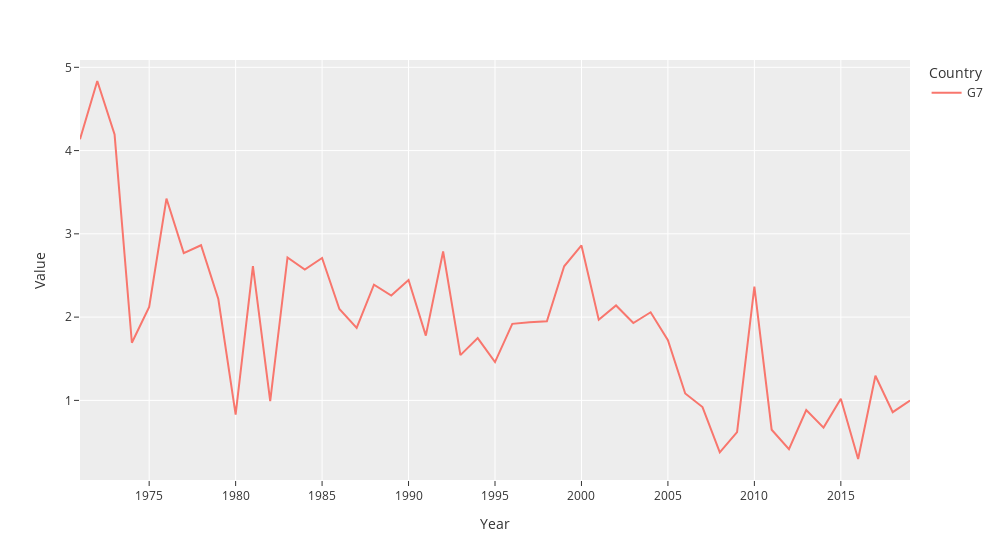

Here is the notebook cell this chart was saved with:
### Code cell
def prod_growth_lineplot(df, countries, subject, kind='line', color='Country', activity=None, trendline=None):
    user_query = query_prod_growth(countries=countries, subject=subject)
    df = df.query(user_query)
    
    if kind == 'line':
        fig = px.line(df, x='Year', y='Value', width=1000, template='ggplot2', color=color)
        fig.show()
    if kind == 'scatter':
        fig = px.scatter(df, x='Year', y='Value', width=1000, template='ggplot2', color=color, trendline=trendline)
        fig.show()
    
prod_growth_lineplot(
    df,
    kind='line',
    countries=['G7'], 
    subject='GDP per hour worked, constant prices',
    trendline='lowess'
)

### Figure 1 — Plotly figure (JSON) as saved in the notebook; plotly's stock layout.template omitted (floating-point values rounded to 4 significant figures)
{"data": [{"hovertemplate": "Country=G7<br>Year=%{x}<br>Value=%{y}<extra></extra>", "legendgroup": "G7", "line": {"color": "#F8766D", "dash": "solid"}, "mode": "lines", "name": "G7", "orientation": "v", "showlegend": true, "type": "scatter", "x": [1971, 1972, 1973, 1974, 1975, 1976, 1977, 1978, 1979, 1980, 1981, 1982, 1983, 1984, 1985, 1986, 1987, 1988, 1989, 1990, 1991, 1992, 1993, 1994, 1995, 1996, 1997, 1998, 1999, 2000, 2001, 2002, 2003, 2004, 2005, 2006, 2007, 2008, 2009, 2010, 2011, 2012, 2013, 2014, 2015, 2016, 2017, 2018, 2019], "xaxis": "x", "y": [4.135, 4.836, 4.192, 1.693, 2.123, 3.424, 2.768, 2.863, 2.217, 0.8298, 2.611, 0.9913, 2.716, 2.57, 2.71, 2.097, 1.87, 2.389, 2.258, 2.445, 1.778, 2.788, 1.543, 1.748, 1.46, 1.919, 1.938, 1.95, 2.61, 2.861, 1.969, 2.14, 1.929, 2.058, 1.722, 1.083, 0.9199, 0.3757, 0.6184, 2.365, 0.6479, 0.413, 0.8848, 0.6729, 1.019, 0.296, 1.296, 0.8585, 0.9991], "yaxis": "y"}], "layout": {"legend": {"title": {"text": "Country"}, "tracegroupgap": 0}, "margin": {"t": 60}, "width": 1000, "xaxis": {"anchor": "y", "domain": [0, 1], "title": {"text": "Year"}}, "yaxis": {"anchor": "x", "domain": [0, 1], "title": {"text": "Value"}}}}
